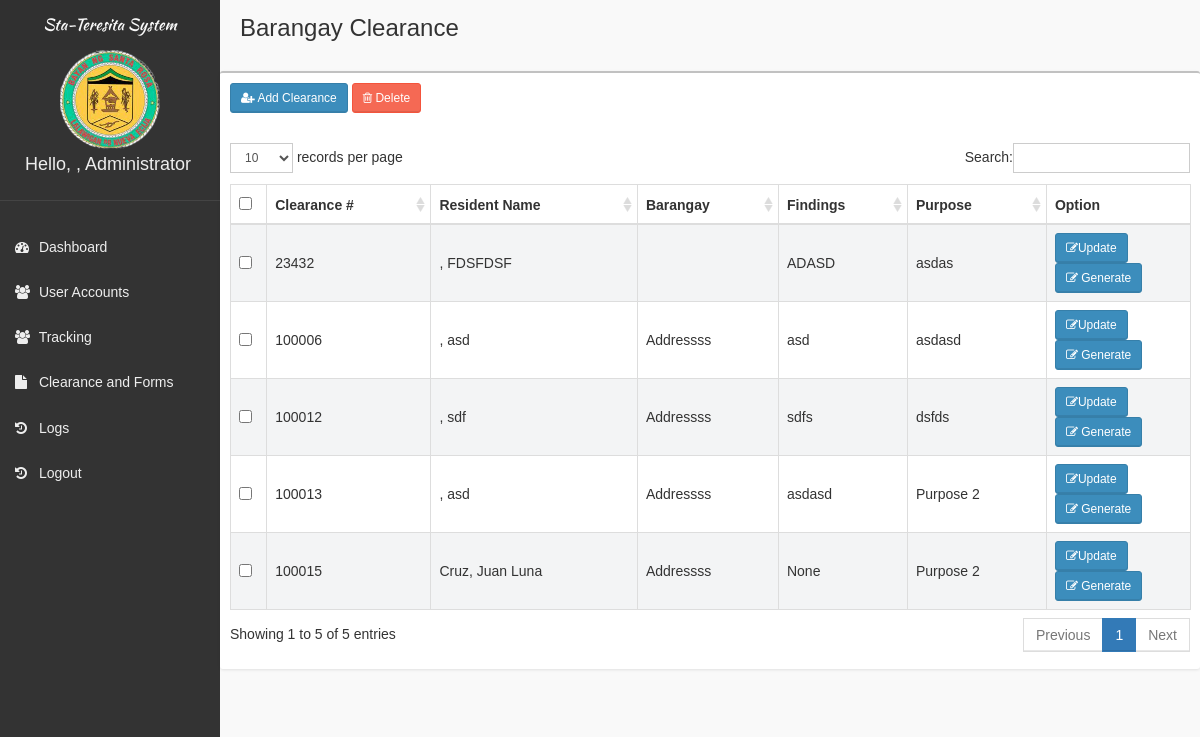
The page /pages/clearance/clearance.php (signed in) on the database its author committed.
### tables this page shows
CREATE TABLE `tblclearance` (
  `id` int(11) NOT NULL,
  `clearanceNo` int(11) NOT NULL,
  `resifname` varchar(50) NOT NULL,
  `resimname` varchar(50) NOT NULL,
  `resilname` varchar(50) NOT NULL,
  `findings` text NOT NULL,
  `purpose` text NOT NULL,
  `dateRecorded` date NOT NULL,
  `recorderid` int(11) NOT NULL,
  `recordedBy` varchar(50) NOT NULL,
  `status` varchar(20) NOT NULL
);

CREATE TABLE `tblofficial` (
  `id` int(11) NOT NULL,
  `sPosition` varchar(50) NOT NULL,
  `oimage` text NOT NULL,
  `fname` text NOT NULL,
  `mname` text NOT NULL,
  `lname` text NOT NULL,
  `paddress` text NOT NULL,
  `cptfname` text NOT NULL,
  `cptmname` text NOT NULL,
  `cptlname` text NOT NULL,
  `pcontact` bigint(20) NOT NULL,
  `pemail` text NOT NULL,
  `username` varchar(50) NOT NULL,
  `password` varchar(50) NOT NULL
);

### pages/clearance/clearance.php (the view, shortened to what this page needs)
<!DOCTYPE html>
<html>
    <?php
    if(!isset($_SESSION['role']))
    {
        header("Location: ../../login.php");
    }
    else
    {
    include('../head_css.php'); ?>
    <body class="skin-black">
        <?php
        include "../connection.php";
        ?>
        <?php include('../header.php'); ?>
        <div class="wrapper row-offcanvas row-offcanvas-left">
            <?php include('../sidebar-left.php');?>
            <aside class="right-side">
                <section class="content-header">
                    <h1>
                        Barangay Clearance
                    </h1>
                </section>
                <section class="content">
                <?php
                    if(($_SESSION['role'] == "Administrator") || isset($_SESSION['staff']))
                    {
                    ?>
                    <div class="row">
                            <div class="box">
                                <div class="box-header">
                                    <div style="padding:10px;">
                                        <button class="btn btn-primary btn-sm" data-toggle="modal" data-target="#addModal"><i class="fa fa-user-plus" aria-hidden="true"></i> Add Clearance</button>
                                        <?php
                                            if(!isset($_SESSION['staff']))
                                            {
                                        ?>
                                        <button class="btn btn-danger btn-sm" data-toggle="modal" data-target="#deleteModal"><i class="fa fa-trash-o" aria-hidden="true"></i> Delete</button>
                                        <?php
                                            }
                                        ?>
                                    </div>
                                </div>
                                <div class="box-body table-responsive">
                                <form method="post">
                                    <div class="tab-content">
                                    <div id="approved" class="tab-pane active in">
                                        <table id="table" class="table table-bordered table-striped">
                                            <thead>
                                                <tr>
                                                    <?php
                                                        if(!isset($_SESSION['staff']))
                                                        {
                                                    ?>
                                                    <th style="width: 20px !important;"><input type="checkbox" name="chk_delete[]" class="cbxMain" onchange="checkMain(this)"/></th>
                                                    <?php
                                                        }
                                                    ?>
                                                    <th>Clearance #</th>
                                                    <th>Resident Name</th>
                                                    <th>Barangay</th>
                                                    <th>Findings</th>
                                                    <th>Purpose</th>
                                                    <th style="width: 15% !important;">Option</th>
                                                </tr>
                                            </thead>
                                            <tbody>
                                                <?php
                                                if(!isset($_SESSION['staff']))
                                                {
                                                    $squery = mysqli_query($con, "SELECT *,r.paddress as barangay,p.id as pid FROM tblclearance p left join tblofficial r on r.id = p.recorderid") or die('Error: ' . mysqli_error($con));
                                                    while($row = mysqli_fetch_array($squery))
                                                    {
                                                        echo '
                                                        <tr>
                                                            <td><input type="checkbox" name="chk_delete[]" class="chk_delete" value="'.$row['pid'].'" /></td>
                                                            <td>'.$row['clearanceNo'].'</td>
                                                            <td>'.$row['resilname'].', '.$row['resifname'].' '.$row['resimname'].'</td>
                                                            <td>'.$row['barangay'].'</td>
                                                            <td>'.$row['findings'].'</td>
                                                            <td>'.$row['purpose'].'</td>
                                                            <td><button class="btn btn-primary btn-sm" data-target="#editModal'.$row['pid'].'" data-toggle="modal"><i class="fa fa-pencil-square-o" aria-hidden="true"></i>Update</button>
                                                            <a target="_blank" href="generate.php?resident='.$row['pid'].'&clearance='.$row['clearanceNo'].'&secretaryid='.$row['recorderid'].'&barangayName='.$row['barangay'].'&val='.base64_encode($row['clearanceNo'].'|'.$row['resilname'].', '.$row['resifname'].' '.$row['resimname'].'|'.$row['dateRecorded']).'" onclick="location.generate.php();" class="btn btn-primary btn-sm"><i class="fa fa-pencil-square-o" aria-hidden="true"></i> Generate</a></td>
                                                        </tr>
                                                        ';
                                                    }
                                                }
                                                ?>
                                            </tbody>
                                        </table>
                                        </div>
                                        </div>
                                    </form>
                                </div>
                            </div>
                    </div>
                    <?php
                    }
                    ?>
                </section>
            </aside>
        </div>
        <?php }
        include "../footer.php"; ?>
    </body>
</html>

### css/AdminLTE.css (style rules this page uses)
html, body { overflow-x: hidden!important; font-family: 'Source Sans Pro', sans-serif; -webkit-font-smoothing: antialiased; min-height: 100%; background: #f9f9f9; }
a { color: #3c8dbc; }
.wrapper { min-height: 100%; }
.wrapper:before, .wrapper:after { display: table; content: " "; }
.wrapper:after { clear: both; }
.right-side, .left-side { min-height: 100%; display: block; }
.right-side { background-color: #f9f9f9; margin-left: 220px; }
.content { padding: 20px 15px; background: #f9f9f9; }
h1, h2, h3, h4, h5, h6, .h1, .h2, .h3, .h4, .h5, .h6 { font-family: 'Source Sans Pro', sans-serif; }
.table-striped > tbody > tr:nth-child(odd) > td, .table-striped > tbody > tr:nth-child(odd) > th { background-color: #f3f4f5; }
.right-side > .content-header { position: relative; padding: 15px 15px 10px 20px; }
.right-side > .content-header > h1 { margin: 0; font-size: 24px; }
.box { position: relative; background: #ffffff; border-top: 2px solid #c1c1c1; margin-bottom: 20px; -webkit-border-radius: 3px; -moz-border-radius: 3px; border-radius: 3px; width: 100%; box-shadow: 0px 1px 3px rgba(0, 0, 0, 0.1); }
.box .box-header { position: relative; -webkit-border-top-left-radius: 3px; -webkit-border-top-right-radius: 3px; -webkit-border-bottom-right-radius: 0; -webkit-border-bottom-left-radius: 0; -moz-border-radius-topleft: 3px; -moz-border-radius-topright: 3px; -moz-border-radius-bottomright: 0; -moz-border-radius-bottomleft: 0; border-top-left-radius: 3px; border-top-right-radius: 3px; border-bottom-right-radius: 0; border-bottom-left-radius: 0; border-bottom: 0px solid #f4f4f4; color: #444; padding-bottom: 10px; }
.box .box-header:before, .box .box-header:after { display: table; content: " "; }
.box .box-header:after { clear: both; }
.box .box-body { padding: 10px; -webkit-border-top-left-radius: 0; -webkit-border-top-right-radius: 0; -webkit-border-bottom-right-radius: 3px; -webkit-border-bottom-left-radius: 3px; -moz-border-radius-topleft: 0; -moz-border-radius-topright: 0; -moz-border-radius-bottomright: 3px; -moz-border-radius-bottomleft: 3px; border-top-left-radius: 0; border-top-right-radius: 0; border-bottom-right-radius: 3px; border-bottom-left-radius: 3px; }
.box .box-body .table { margin-bottom: 0; }
.btn { font-weight: 500; -webkit-border-radius: 3px; -moz-border-radius: 3px; border-radius: 3px; border: 1px solid transparent; -webkit-box-shadow: inset 0px -2px 0px 0px rgba(0, 0, 0, 0.09); -moz-box-shadow: inset 0px -2px 0px 0px rgba(0, 0, 0, 0.09); box-shadow: inset 0px -1px 0px 0px rgba(0, 0, 0, 0.09); }
.btn.btn-primary { background-color: #3c8dbc; border-color: #367fa9; }
.btn.btn-danger { background-color: #f56954; border-color: #f4543c; }
.btn.btn-sm { font-size: 12px; }
.skin-black .right-side > .content-header { background: transparent; box-shadow: none; }

### rows shown on the page
tblclearance: clearanceNo "23432", resifname "FDSFDSF", findings "ADASD", purpose "asdas"
tblclearance: clearanceNo "100006", resifname "asd", tblofficial.paddress "Addressss", findings "asd", purpose "asdasd"
tblclearance: clearanceNo "100012", resifname "sdf", tblofficial.paddress "Addressss", findings "sdfs", purpose "dsfds"
tblclearance: clearanceNo "100013", resifname "asd", tblofficial.paddress "Addressss", findings "asdasd", purpose "Purpose 2"
tblclearance: clearanceNo "100015", resilname "Cruz", resifname "Juan", resimname "Luna", tblofficial.paddress "Addressss", findings "None", purpose "Purpose 2"

### other values the page prints
$_SESSION['username'] ", Administrator"
